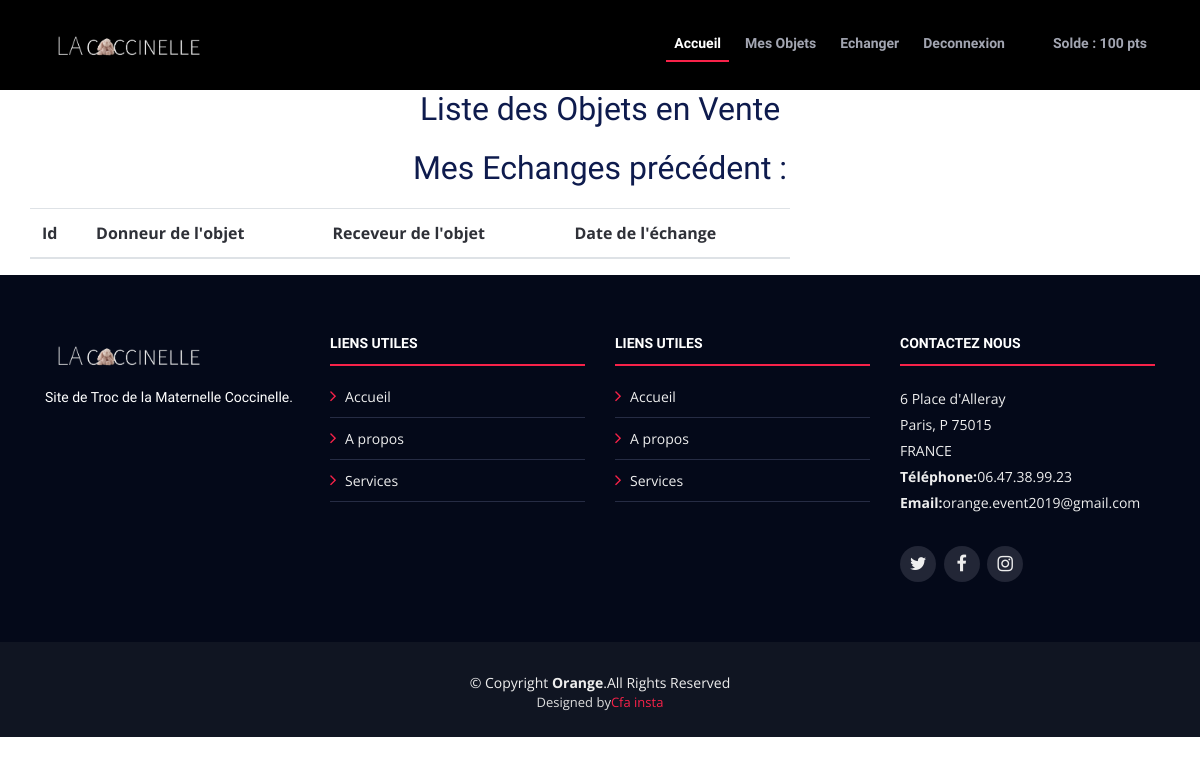
The app's page /vue/echange.php (signed in), older data.
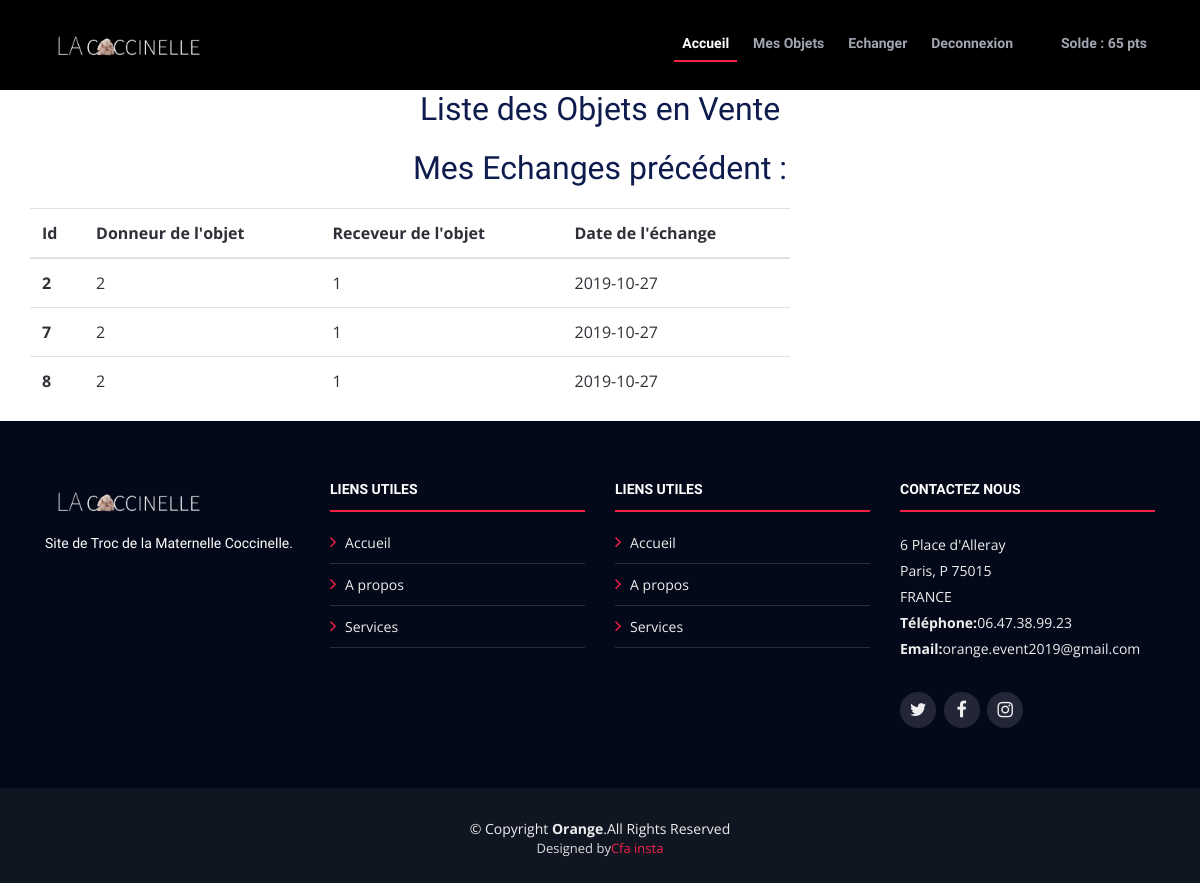
The same page, newer data.
### tables this page shows
CREATE TABLE `echange` (
  `Id_echange` int(11) NOT NULL,
  `id_donneur` int(11) NOT NULL,
  `id_recepteur` int(11) NOT NULL,
  `date_echange` date NOT NULL,
  `Id_enfant` int(11) NOT NULL
);

### controleur/leControleur.php (called while the page is built, shortened)
<?php
require_once("../modele/leModele.php");
class leControleur
{
    private $unModele;
    public function __construct($server,$bdd,$user,$mdp)
    {
        $this->unModele = new leModele($server,$bdd,$user,$mdp);
    }
	public function selectEchangebyChild($id_enfant)
      {
          return $this->unModele->selectEchangebyChild($id_enfant);
      }
}

### modele/leModele.php (called while the page is built, shortened)
<?php
class leModele {
    private $unPdo;
    public function __construct($server, $bdd, $user, $mdp)
    {
        $this->unPdo = null;
        try
        {
            $this->unPdo = new PDO("mysql:host=".$server.";dbname=".$bdd,$user,$mdp);
        }
        catch(PDOExecption $exp)
        {
            echo "Erreur de connexion à la base données";
            echo $exp->getMessage();
        }
    }
    public function selectEchangebyChild($id_enfant)
    {
    if ($this->unPdo != null) {
            $requete = "select * from echange where :id_enfant = id_enfant;";
            $donnees = array(":id_enfant"=>$id_enfant);
            $select = $this->unPdo->prepare($requete);
            $select->execute($donnees);
            $result = $select->fetchAll();
            return $result;
        }
    }
}
?>

### vue/affichage/vueEchange.php (the view, shortened to what this page needs)
<h2> Liste des Objets en Vente </h2>
<div class="container">
            <div class="row">
                <div class="col-lg-8">
                </div>
            </div>
        </div>
<h2> Mes Echanges précédent : </h2>
<div class="container">
  <div class="row">
		<div class="col-lg-8">
			<div class="row">
			<table class="table">
  <thead>
    <tr>
      <th scope="col">Id</th>
      <th scope="col">Donneur de l'objet</th>
      <th scope="col">Receveur de l'objet</th>
      <th scope="col">Date de l'échange</th>
    </tr>
  </thead>
  <tbody>
				<?php
				foreach ($result2 as $unResultat2) {
    ?><tr>
      <th scope="row"><?php echo $unResultat2['Id_echange'];?></th>
      <td><?php echo $unResultat2['id_donneur'];?></td>
      <td><?php echo $unResultat2['id_recepteur'];?></td>
      <td><?php echo $unResultat2['date_echange'];?></td>
    </tr>
			<?php	}
						?>
						</tbody>
</table>
			</div>
		</div>
	</div>
</div>

### vue/echange.php (shortened to what this page needs)
<?php
require_once("../controleur/leControleur.php");
$unControleur = new leControleur("localhost","maternelle","root","");
$id_enfant = $_SESSION['id_enfant'];
$result2 = $unControleur->selectEchangebyChild($id_enfant);
  ?>
<!DOCTYPE html>
<html lang="fr">
<head>
  <link href="../lib/bootstrap/css/bootstrap.min.css" rel="stylesheet">
  <link href="../lib/font-awesome/css/font-awesome.min.css" rel="stylesheet">
  <link href="../lib/animate/animate.min.css" rel="stylesheet">
  <link href="../lib/venobox/venobox.css" rel="stylesheet">
  <link href="../lib/owlcarousel/assets/owl.carousel.min.css" rel="stylesheet">
  <link href="../css/style.css" rel="stylesheet">
</head>
<body>
  <header id="header">
    <div class="container">
      <div id="logo" class="pull-left">
        <a href="#intro" class="scrollto"><img src="../img/logo.png" alt="" title=""></a>
      </div>
    <?php
    require_once("NavBar.php");
    ?>
    </div>
  </header>
<div>
  <?php
      require_once("affichage/vueEchange.php");
  ?>
</div>
<footer id="footer">
<div class="footer-top">
  <div class="container">
    <div class="row">
      <div class="col-lg-3 col-md-6 footer-info">
        <img src="../img/logo.png" alt="TheEvenet">
<p> Site de Troc de la Maternelle Coccinelle. </p>          </div>
          <div class="col-lg-3 col-md-6 footer-links">
          <h4>Liens utiles</h4>
            <ul>
              <li><i class="fa fa-angle-right"></i> <a href="#">Accueil</a></li>
              <li><i class="fa fa-angle-right"></i> <a href="#">A propos</a></li>
              <li><i class="fa fa-angle-right"></i> <a href="#">Services</a></li>
            </ul>
          </div>
          <div class="col-lg-3 col-md-6 footer-links">
            <h4>Liens utiles</h4>
            <ul>
            <li><i class="fa fa-angle-right"></i> <a href="#">Accueil</a></li>
              <li><i class="fa fa-angle-right"></i> <a href="#">A propos</a></li>
              <li><i class="fa fa-angle-right"></i> <a href="#">Services</a></li>
            </ul>
          </div>
          <div class="col-lg-3 col-md-6 footer-contact">
            <h4>Contactez nous</h4>
            <p>
              6 Place d'Alleray <br>
              Paris, P 75015<br>
              FRANCE <br>
              <strong>Téléphone:</strong>06.47.38.99.23<br>
              <strong>Email:</strong>orange.event2019@gmail.com<br>
            </p>
            <div class="social-links">
              <a href="https://twitter.com/orange?ref_src=twsrc%5Egoogle%7Ctwcamp%5Eserp%7Ctwgr%5Eauthor" class="twitter"><i class="fa fa-twitter"></i></a>
              <a href="https://www.facebook.com/Orange.France/" class="facebook"><i class="fa fa-facebook"></i></a>
              <a href="https://www.instagram.com/orange/" class="instagram"><i class="fa fa-instagram"></i></a>
            </div>
          </div>
        </div>
      </div>
    </div>
    <div class="container">
      <div class="copyright">
        &copy; Copyright <strong>Orange</strong>.All Rights Reserved
      </div>
      <div class="credits">
        Designed by<a href="">Cfa insta</a>
      </div>
    </div>
  </footer>
<?php require_once("modal.php"); ?>
</body>
</html>

### vue/NavBar.php (shortened to what this page needs)
<?php
if (isset($_SESSION['mdp'])) {
    $connec = 'Deconnexion';
    $linkCon = 'deconnexion.php';
    $sign = '';
    $signe = '';
    $event = 'echange.php';
	$solde = $_SESSION['solde'];
	$soldes = $solde.' '.'pts';
}
?>
<nav id="nav-menu-container">
    <ul class="nav-menu">
        <li class="menu-active"><a href="../index.php">Accueil</a></li>
        <li><a href="mesobjets.php">Mes Objets</a></li>
        <li><a href="<?php echo $event; ?>">Echanger</a></li>
        <li><a href="<?php echo $linkCon; ?>"><?php echo $connec; ?></a></li>
        <li><a href="<?php echo $sign; ?>"><?php echo $signe; ?></a></li>
		<li><a href=""> Solde : <?php echo $soldes; ?> </a></li>
    </ul>
</nav>

### vue/modal.php (shortened to what this page needs)
<link href="../lib/font-awesome/css/font-awesome.min.css" rel="stylesheet">
<link href="../lib/animate/animate.min.css" rel="stylesheet">
<link href="../lib/venobox/venobox.css" rel="stylesheet">
<link href="../lib/owlcarousel/assets/owl.carousel.min.css" rel="stylesheet">
<link href="../css/style.css" rel="stylesheet">

### css/style.css (style rules this page uses)
body { background-image: url("../img/test.jpg"); background: cover; background: no-repeat; color: #2f3138; font-family: "Open Sans", sans-serif; }
a { color: #f82249; transition: 0.5s; }
p { padding: 0; margin: 0 0 30px 0; }
h1, h2, h3, h4, h5, h6 { font-family: "Raleway", sans-serif; font-weight: 400; margin: 0 0 20px 0; padding: 0; color: #0e1b4d; }
#header { height: 90px; padding: 25px 0; position: sticky; left: 0; top: 0; right: 0; transition: all 0.5s; z-index: 997; background-color: #000; }
#header #logo img { padding: 0; margin: 0; max-height: 40px; }
.nav-menu, .nav-menu * { margin: 0; padding: 0; list-style: none; }
.nav-menu li { position: relative; white-space: nowrap; }
.nav-menu > li { float: left; }
#nav-menu-container { float: right; margin: 0; }
.nav-menu a { padding: 8px; text-decoration: none; display: inline-block; color: rgba(202, 206, 221, 0.8); font-family: "Raleway", sans-serif; font-weight: 600; font-size: 14px; outline: none; }
.nav-menu .menu-active a, .nav-menu a:hover { color: #fff; }
.nav-menu > li { margin-left: 8px; }
.nav-menu > li > a:before { content: ""; position: absolute; width: 0; height: 2px; bottom: 0; left: 0; background-color: #f82249; visibility: hidden; transition: all 0.3s ease-in-out 0s; }
.nav-menu a:hover:before, .nav-menu li:hover > a:before, .nav-menu .menu-active > a:before { visibility: visible; width: 100%; }
#mobile-nav { position: fixed; top: 0; padding-top: 18px; bottom: 0; z-index: 998; background: rgba(6, 12, 34, 0.9); left: -260px; width: 260px; overflow-y: auto; transition: 0.4s; }
#mobile-nav ul { padding: 0; margin: 0; list-style: none; }
#mobile-nav ul li { position: relative; }
#mobile-nav ul li a { color: #fff; font-size: 17px; overflow: hidden; padding: 10px 22px 10px 15px; position: relative; text-decoration: none; width: 100%; display: block; outline: none; }
#footer { background: #101522; padding: 0 0 25px 0; color: #eee; font-size: 14px; }
#footer .footer-top { background: #040919; padding: 60px 0 30px 0; }
#footer .footer-top .footer-info { margin-bottom: 30px; }
#footer .footer-top .footer-info img { height: 40px; margin-bottom: 10px; }
#footer .footer-top .footer-info p { font-size: 14px; line-height: 24px; margin-bottom: 0; font-family: "Raleway", sans-serif; color: #fff; }
#footer .footer-top .social-links a { font-size: 18px; display: inline-block; background: #222636; color: #eee; line-height: 1; padding: 8px 0; margin-right: 4px; border-radius: 50%; text-align: center; width: 36px; height: 36px; transition: 0.3s; }
#footer .footer-top h4 { font-size: 14px; font-weight: bold; color: #fff; text-transform: uppercase; position: relative; padding-bottom: 12px; border-bottom: 2px solid #f82249; }
#footer .footer-top .footer-links { margin-bottom: 30px; }
#footer .footer-top .footer-links ul { list-style: none; padding: 0; margin: 0; }
#footer .footer-top .footer-links ul i { padding-right: 5px; color: #f82249; font-size: 18px; }
#footer .footer-top .footer-links ul li { border-bottom: 1px solid #262c44; padding: 10px 0; }
#footer .footer-top .footer-links ul li:first-child { padding-top: 0; }
#footer .footer-top .footer-links ul a { color: #eee; }
#footer .footer-top .footer-contact { margin-bottom: 30px; }
#footer .footer-top .footer-contact p { line-height: 26px; }
#footer .copyright { text-align: center; padding-top: 30px; }
#footer .credits { text-align: center; font-size: 13px; color: #ddd; }

### vue/affichage/vueEchange.php (style rules this page uses)
H2 { text-align: center }

Row changes from the older to the newer data that the page shows:
added echange: Id_echange "2", id_donneur "2", id_recepteur "1", date_echange "2019-10-27"
added echange: Id_echange "7", id_donneur "2", id_recepteur "1", date_echange "2019-10-27"
added echange: Id_echange "8", id_donneur "2", id_recepteur "1", date_echange "2019-10-27"
Text that changed along with them:
$soldes: "100 pts" → "65 pts"
